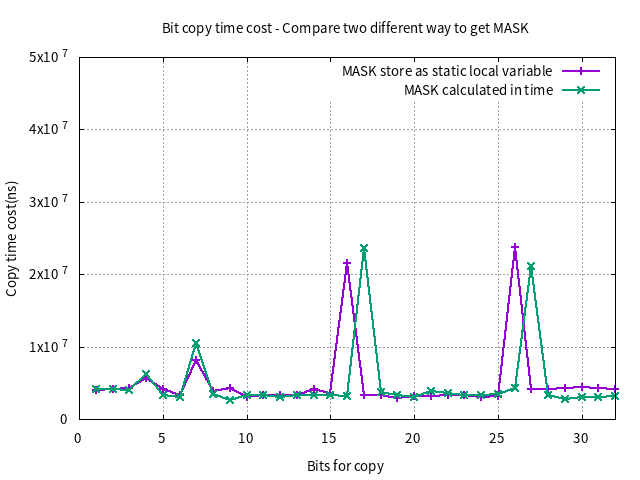

This figure's gnuplot source:
reset
set term png enhanced font 'Verdana,10'
set output 'bitcpy_time_mask_comp.png'
set title 'Bit copy time cost - Compare two different way to get MASK'
set xlabel "Bits for copy"
set ylabel "Copy time cost(ns)"
set grid

plot [0:32][0:50000000] 'static_var_mask.txt' using 1:2 with linespoints linewidth 2 title 'MASK \
store as static local variable', \
'macro_mask.txt' using 1:2 with linespoints linewidth 2 title 'MASK calculated in time'
